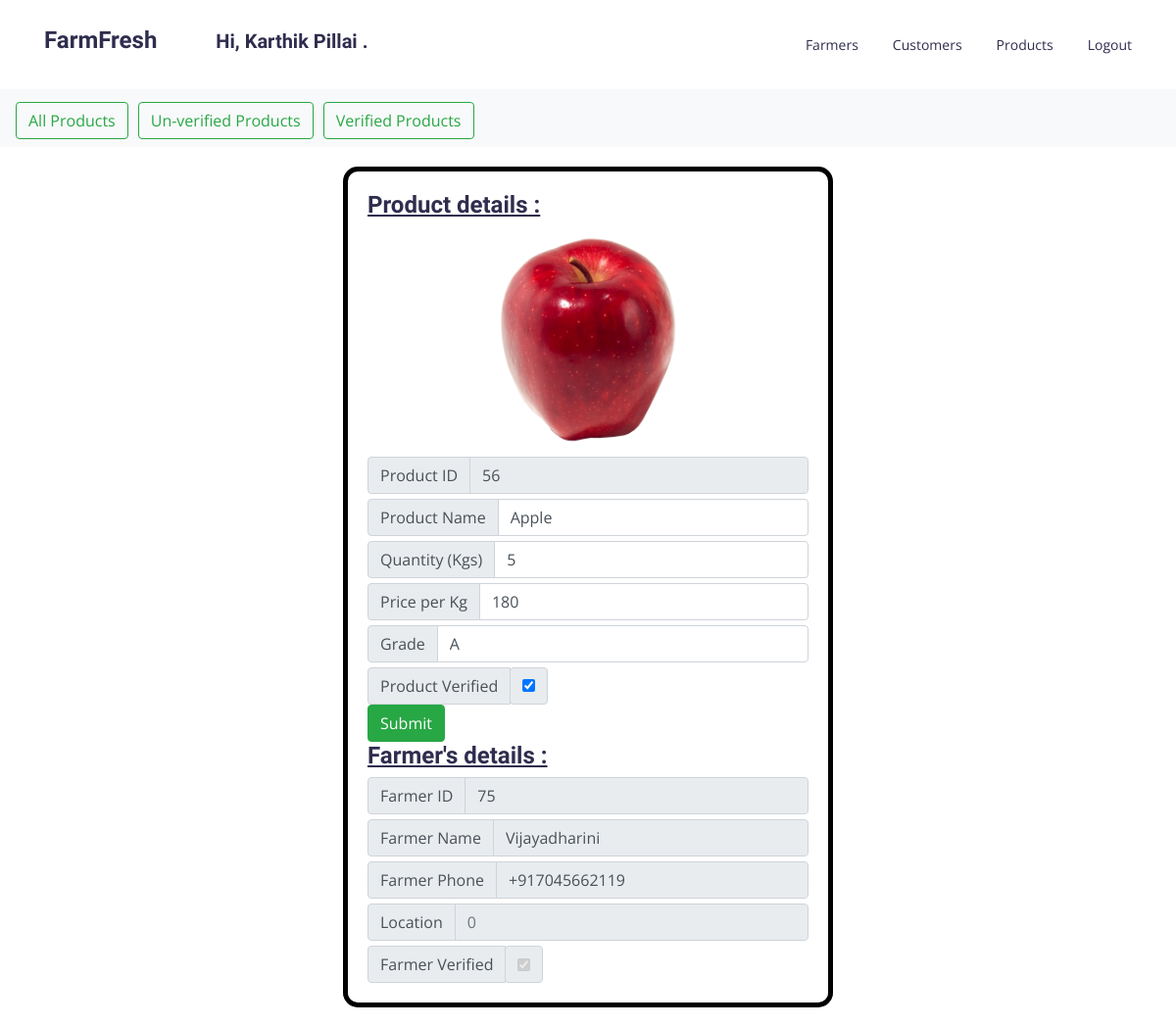
/adminViewSingleProduct.php?productid=56 (signed in), run on the app's committed database.
### tables this page shows
CREATE TABLE IF NOT EXISTS `products` (
  `id` int(11) NOT NULL AUTO_INCREMENT,
  `farmerid` int(11) NOT NULL,
  `productname` text NOT NULL,
  `quantityinkg` text NOT NULL,
  `priceperkg` text NOT NULL,
  `grade` text DEFAULT NULL,
  `verified` int(11) NOT NULL DEFAULT 0,
  PRIMARY KEY (`id`,`farmerid`) USING BTREE,
  KEY `farmerid` (`farmerid`)
);

CREATE TABLE IF NOT EXISTS `farmers` (
  `id` int(11) NOT NULL AUTO_INCREMENT,
  `phone` text NOT NULL,
  `password` text NOT NULL,
  `name` text DEFAULT NULL,
  `location` text DEFAULT NULL,
  `verified` int(11) NOT NULL DEFAULT 0,
  PRIMARY KEY (`id`)
);

### adminViewSingleProduct.php (the view, shortened to what this page needs)
<!DOCTYPE html>
<html>
<head>
  <link rel="stylesheet" href="vendors/bootstrap/bootstrap.min.css">
  <link rel="stylesheet" href="vendors/themify-icons/themify-icons.css">
  <link rel="stylesheet" href="vendors/owl-carousel/owl.theme.default.min.css">
  <link rel="stylesheet" href="vendors/owl-carousel/owl.carousel.min.css">
  <link rel="stylesheet" href="vendors/Magnific-Popup/magnific-popup.css">
  <link rel="stylesheet" href="css/style.css">
  <link rel="stylesheet" type="text/css" href="adminViewSingleProduct.css">
</head>
<body>
  <header class="header_area">
    <div class="main_menu">
      <nav class="navbar navbar-expand-lg navbar-light">
        <div class="container box_1620">
          <a class="navbar-brand logo_h" href="index.html"><b><h3>FarmFresh</h3></b></a>
          <?php
            if(isset($_SESSION['adminName'])){
              $str="<p class=\"navbar-brand logo_h\"><b><h5>Hi, ".ucwords($_SESSION['adminName']).".</h5></b></p>";
              echo $str;
            }
          ?>
          <div class="collapse navbar-collapse offset" id="navbarSupportedContent">
            <ul class="nav navbar-nav menu_nav justify-content-end">
              <li class="nav-item <?php if($_GET['toview']=="farmers"){echo "active";}?>"><a href="adminPanel.php?toview=farmers" class="nav-link" >Farmers</a></li>
              <li class="nav-item <?php if($_GET['toview']=="customers"){echo "active";}?>"><a href="adminPanel.php?toview=customers" class="nav-link" >Customers</a></li>
              <li class="nav-item <?php if($_GET['toview']=="products"){echo "active";}?>"><a href="adminPanel.php?toview=allproducts" class="nav-link" >Products</a></li>
              <?php
                if(isset($_SESSION['adminName'])){
                  $str="<li class=\"nav-item\"><a class=\"nav-link\" href=\"logoutClicked.php\">Logout</a></li>";
                  echo $str;
                }
              ?>
            </ul>
          </div>
        </div>
      </nav>
    </div>
  </header>
<nav class="navbar navbar-light bg-light">
  <form class="form-inline">
    <a href="adminPanel.php?toview=allproducts">
      <button class="btn btn-outline-success navbtn" type="button">All Products</button>
    </a>
    <a href="adminPanel.php?toview=unverifiedproducts">
      <button class="btn btn-outline-success navbtn" type="button">Un-verified Products</button>
  </a>
  <a href="adminPanel.php?toview=verifiedproducts">
      <button class="btn btn-outline-success navbtn" type="button">Verified Products</button>
    </a>
  </form>
</nav>
<?php
  include 'dataBaseConstants.php';
  $link=mysqli_connect('localhost',$user,$pass,$db);
  if(mysqli_connect_error()){
    $error="There was an error connecting to DB!";
  }else{
    $productId=$_GET['productid'];
    $query="SELECT * FROM products WHERE id=$productId ORDER BY id DESC";
    $result=mysqli_query($link,$query);
    $row=mysqli_fetch_array($result);
    $farmerId=$row['farmerid'];
    $productName=$row['productname'];
    $quantityInKg=$row['quantityinkg'];
    $pricePerKg=$row['priceperkg'];
    $productGrade=$row['grade'];
    $productVerifyStatus=$row['verified'];
    $queryForFarmer="SELECT * FROM farmers WHERE id=$farmerId";
    $resultForFarmer=mysqli_query($link,$queryForFarmer);
    $rowForFarmer=mysqli_fetch_array($resultForFarmer);
    $farmerName=$rowForFarmer['name'];
    $farmerPhone=$rowForFarmer['phone'];
    $farmerLocation=$rowForFarmer['location'];
    $farmerVerifyStatus=$rowForFarmer['verified'];
  }
?>
<div class="containerOfProductDetails">
  <h3><u>Product details :</u></h3>
  <div class="text-center">
    <img src="productImages/<?php echo $productName ?>.png" class="rounded productImage" alt="...">
  </div>
<form method="GET" action="adminViewSingleProduct.php">
  <div class="input-group flex-nowrap">
    <div class="input-group-prepend">
      <span class="input-group-text" id="addon-wrapping">Product ID</span>
    </div>
    <input type="text" class="form-control" placeholder="0" readonly="readonly" value="<?php echo $productId ?>" name="productid">
  </div>
  <div class="input-group flex-nowrap">
    <div class="input-group-prepend">
      <span class="input-group-text" id="addon-wrapping">Product Name</span>
    </div>
    <input type="text" class="form-control" placeholder="Product Name" aria-label="Username" aria-describedby="addon-wrapping" value="<?php echo $productName ?>" name="productNameInput">
  </div>
  <div class="input-group flex-nowrap">
    <div class="input-group-prepend">
      <span class="input-group-text" id="addon-wrapping">Quantity (Kgs)</span>
    </div>
    <input type="text" class="form-control" placeholder="Product Name" aria-label="Username" aria-describedby="addon-wrapping" value="<?php echo $quantityInKg ?>" name="productQuantityInput">
  </div>
  <div class="input-group flex-nowrap">
    <div class="input-group-prepend">
      <span class="input-group-text" id="addon-wrapping">Price per Kg</span>
    </div>
    <input type="text" class="form-control" placeholder="Product Name" aria-label="Username" aria-describedby="addon-wrapping" value="<?php echo $pricePerKg ?>" name="productPriceInput">
  </div>
  <div class="input-group flex-nowrap">
    <div class="input-group-prepend">
      <span class="input-group-text" id="addon-wrapping">Grade</span>
    </div>
    <input type="text" class="form-control" placeholder="Null" aria-label="Username" aria-describedby="addon-wrapping" value="<?php echo $productGrade ?>" name="productGradeInput">
  </div>
  <div class="input-group flex-nowrap">
    <div class="input-group-prepend">
      <span class="input-group-text" id="addon-wrapping">Product Verified</span>
    </div>
    <div class="input-group-text">
      <input type="checkbox" name="productVerifiedInput" value="1"
      <?php
        if($productVerifyStatus==1){
          echo "checked";
        }
      ?>
      >
    </div>
  </div>
  <input type="submit" class="btn btn-success" name="Update">
</form>
  <h3><u>Farmer's details :</u></h3>
  <div class="input-group flex-nowrap">
    <div class="input-group-prepend">
      <span class="input-group-text" id="addon-wrapping">Farmer ID</span>
    </div>
    <input type="text" class="form-control" placeholder="0" aria-label="Username" aria-describedby="addon-wrapping" disabled="true" value="<?php echo $farmerId ?>">
  </div>
  <div class="input-group flex-nowrap">
    <div class="input-group-prepend">
      <span class="input-group-text" id="addon-wrapping">Farmer Name</span>
    </div>
    <input type="text" class="form-control" placeholder="0" aria-label="Username" aria-describedby="addon-wrapping" disabled="true" value="<?php echo $farmerName ?>">
  </div>
  <div class="input-group flex-nowrap">
    <div class="input-group-prepend">
      <span class="input-group-text" id="addon-wrapping">Farmer Phone</span>
    </div>
    <input type="text" class="form-control" placeholder="0" aria-label="Username" aria-describedby="addon-wrapping" disabled="true" value="<?php echo $farmerPhone ?>">
  </div>
  <div class="input-group flex-nowrap">
    <div class="input-group-prepend">
      <span class="input-group-text" id="addon-wrapping">Location</span>
    </div>
    <input type="text" class="form-control" placeholder="0" aria-label="Username" aria-describedby="addon-wrapping" disabled="true" value="<?php echo $farmerLocation ?>">
  </div>
  <div class="input-group flex-nowrap">
    <div class="input-group-prepend">
      <span class="input-group-text" id="addon-wrapping">Farmer Verified</span>
    </div>
    <div class="input-group-text">
      <input type="checkbox" disabled="true"
      <?php
        if($farmerVerifyStatus==1){
          echo "checked";
        }
      ?>
      >
    </div>
  </div>
</div>

### css/style.css (style rules this page uses)
body { color:#888;font-family:"Open Sans",sans-serif;font-size:15px;font-weight:400;line-height:1.8 }
ul { list-style-type:none;margin:0;padding:0 }
button { cursor:pointer }
h1,h2,h3,h4,h5,h6 { font-family:"Josefin Sans",sans-serif;color:#2f2d4e;line-height:1.2 }
h3,.h3 { font-size:24px;font-weight:600 }
.header_area { transition:background 0.4s, all 0.3s linear }
.header_area .navbar-brand { margin-right:30px;padding:0 }
.header_area .menu_nav { width:100% }
.header_area .navbar { background:transparent;border:0px;border-radius:0px;width:100%;padding-top:0;padding-bottom:0 }
.header_area .navbar .nav .nav-item { margin-right:35px }
.header_area .navbar .nav .nav-item .nav-link { font-family:"Open Sans",sans-serif;color:#2f2d4e;text-transform:capitalize;font-size:14px;font-weight:400;padding:33px 0;display:inline-block }
.header_area .navbar .nav .nav-item .nav-link:after { display:none }
.header_area .navbar .nav .nav-item:last-child { margin-right:0px }

### adminViewSingleProduct.css (style rules this page uses)
.navbtn { margin-right: 10px; margin-top: 5px; }
.productImage { max-width: 200px; }
.containerOfProductDetails { margin: 20px auto; max-width: 500px; border:black 5px solid; padding: 20px; border-radius: 15px; }
.input-group { margin-top: 5px; }

### data on the page
products: productname (picture), productNameInput "Apple", productQuantityInput "5", productPriceInput "180", productGradeInput "A", verified "☑", farmerid "75"
farmers: name "Vijayadharini", phone "+917045662119", verified "☑"

### other printed values
$_SESSION['adminName'] "Karthik Pillai"
